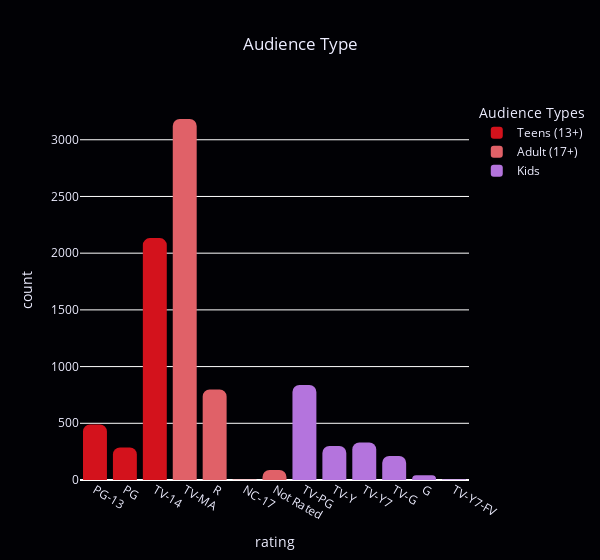

Notebook code cell kept with this figure:
### Code cell
fig_rating = px.histogram(df, x='rating', color='target_audience', color_discrete_sequence=color_chart, title='Audience Type')
fig_rating.update_layout(barcornerradius='30%', width=600, plot_bgcolor=color_set_3[1], paper_bgcolor=color_set_3[1],
                         font={'color':color_set_3[2]}, title={'x':0.5}, legend_title_text='Audience Types')
fig_rating.show()

### Figure 1 — Plotly figure (JSON) as saved in the notebook; plotly's stock layout.template omitted (floating-point values rounded to 4 significant figures; data arrays with more than 128 entries replaced by an {"elided": "..."} marker saying what was removed)
{"data": [{"alignmentgroup": "True", "bingroup": "x", "hovertemplate": "target_audience=Teens (13+)<br>rating=%{x}<br>count=%{y}<extra></extra>", "legendgroup": "Teens (13+)", "marker": {"color": "#D3121C", "pattern": {"shape": ""}}, "name": "Teens (13+)", "offsetgroup": "Teens (13+)", "orientation": "v", "showlegend": true, "type": "histogram", "x": {"elided": "2910 str values"}, "xaxis": "x", "yaxis": "y"}, {"alignmentgroup": "True", "bingroup": "x", "hovertemplate": "target_audience=Adult (17+)<br>rating=%{x}<br>count=%{y}<extra></extra>", "legendgroup": "Adult (17+)", "marker": {"color": "#E06168", "pattern": {"shape": ""}}, "name": "Adult (17+)", "offsetgroup": "Adult (17+)", "orientation": "v", "showlegend": true, "type": "histogram", "x": {"elided": "4073 str values"}, "xaxis": "x", "yaxis": "y"}, {"alignmentgroup": "True", "bingroup": "x", "hovertemplate": "target_audience=Kids<br>rating=%{x}<br>count=%{y}<extra></extra>", "legendgroup": "Kids", "marker": {"color": "#B474DD", "pattern": {"shape": ""}}, "name": "Kids", "offsetgroup": "Kids", "orientation": "v", "showlegend": true, "type": "histogram", "x": {"elided": "1726 str values"}, "xaxis": "x", "yaxis": "y"}], "layout": {"barcornerradius": "30%", "barmode": "relative", "font": {"color": "#EDEDFF"}, "legend": {"title": {"text": "Audience Types"}, "tracegroupgap": 0}, "paper_bgcolor": "#010105", "plot_bgcolor": "#010105", "title": {"text": "Audience Type", "x": 0.5}, "width": 600, "xaxis": {"anchor": "y", "domain": [0, 1], "title": {"text": "rating"}}, "yaxis": {"anchor": "x", "domain": [0, 1], "title": {"text": "count"}}}}
